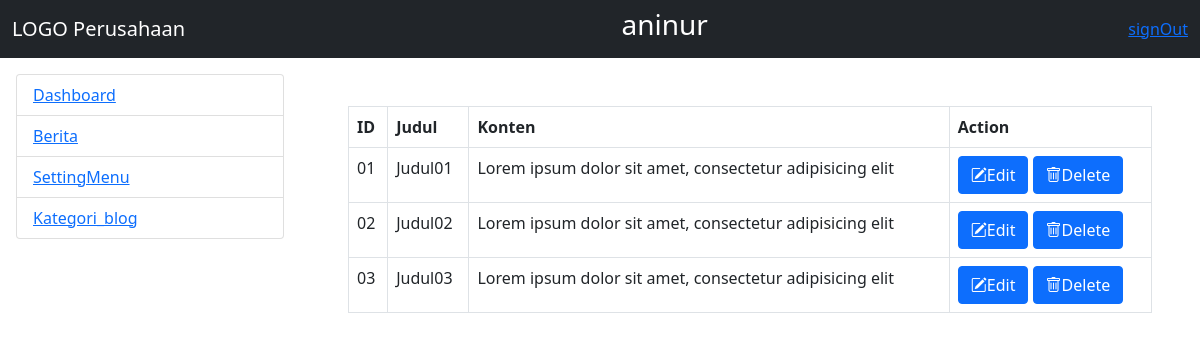
The page /admin/home.php?modul=mod_berita (signed in) on the database its author committed.
### tables this page shows
CREATE TABLE `mst_menu` (
  `idmenu` int(11) NOT NULL,
  `nmmenu` varchar(20) NOT NULL,
  `link` varchar(30) NOT NULL,
  `is_active` tinyint(4) NOT NULL
);

### admin/menu.php (the view, shortened to what this page needs)
<!DOCTYPE html>
<html lang="en">
<head>
</head>
<body>
	<?php
	$qry_menu = mysqli_query($connect_db, "select * from mst_menu") or die("view menu".mysqli_error($connect_db));
	?>
	<ul class="list-group">
		<?php
		while($row = mysqli_fetch_array($qry_menu)){
		?>
		<li class="list-group-item">
			<a href="?modul=<?= $row['link']; ?>"><?= $row['nmmenu']; ?></a>
		</li>
		<?php } ?>
	</ul>
</body>
</html>

### rows shown on the page
mst_menu: nmmenu "Dashboard"
mst_menu: nmmenu "Berita"
mst_menu: nmmenu "SettingMenu"
mst_menu: nmmenu "Kategori_blog"

### other values the page prints
$_SESSION['userlogin'] "aninur"
$b["id"] "01"
$b['judul'] "Judul01"
$b['konten'] "Lorem ipsum dolor sit amet, consectetur adipisicing elit"
$b["id"] "02"
$b['judul'] "Judul02"
$b["id"] "03"
$b['judul'] "Judul03"
